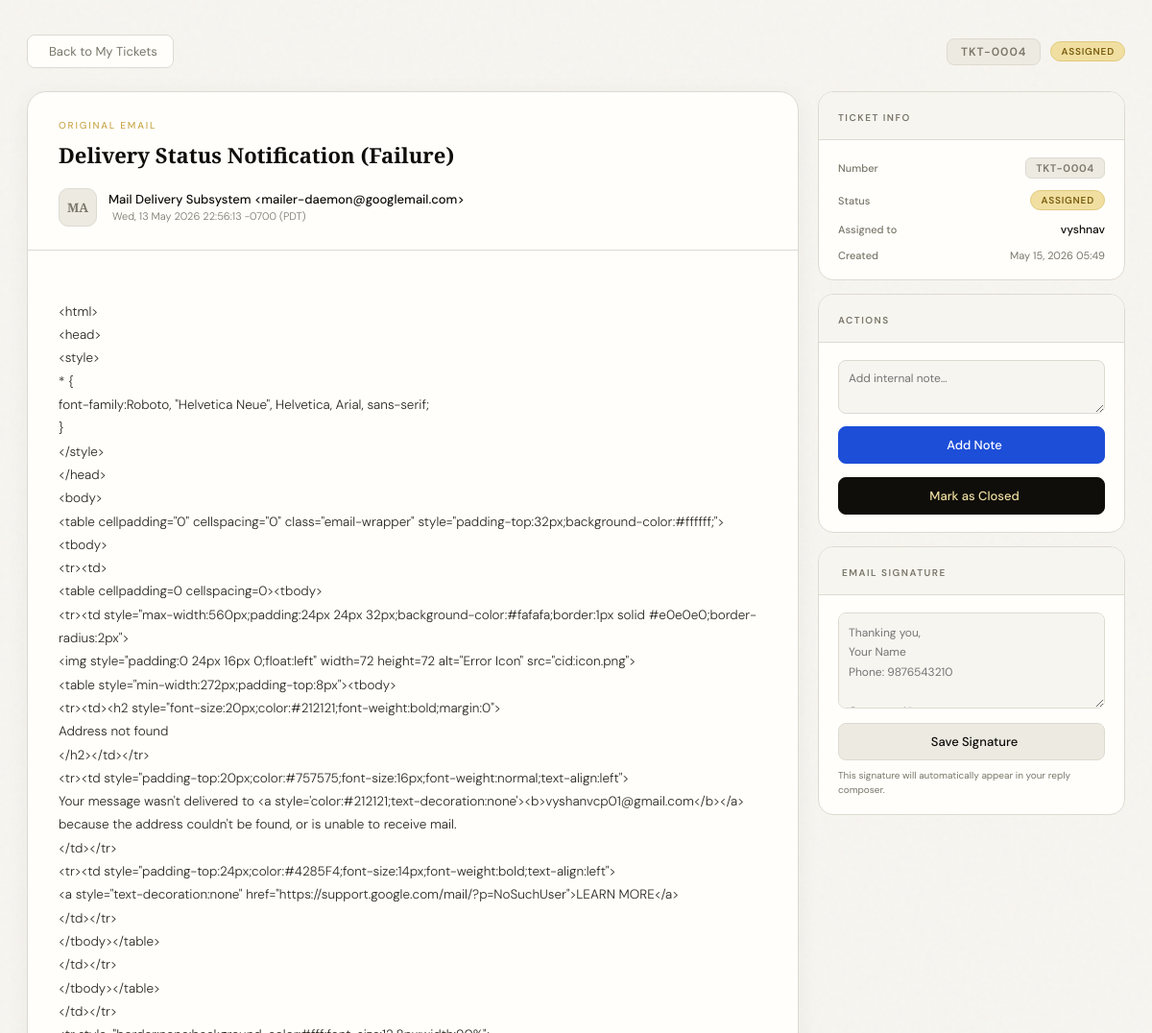
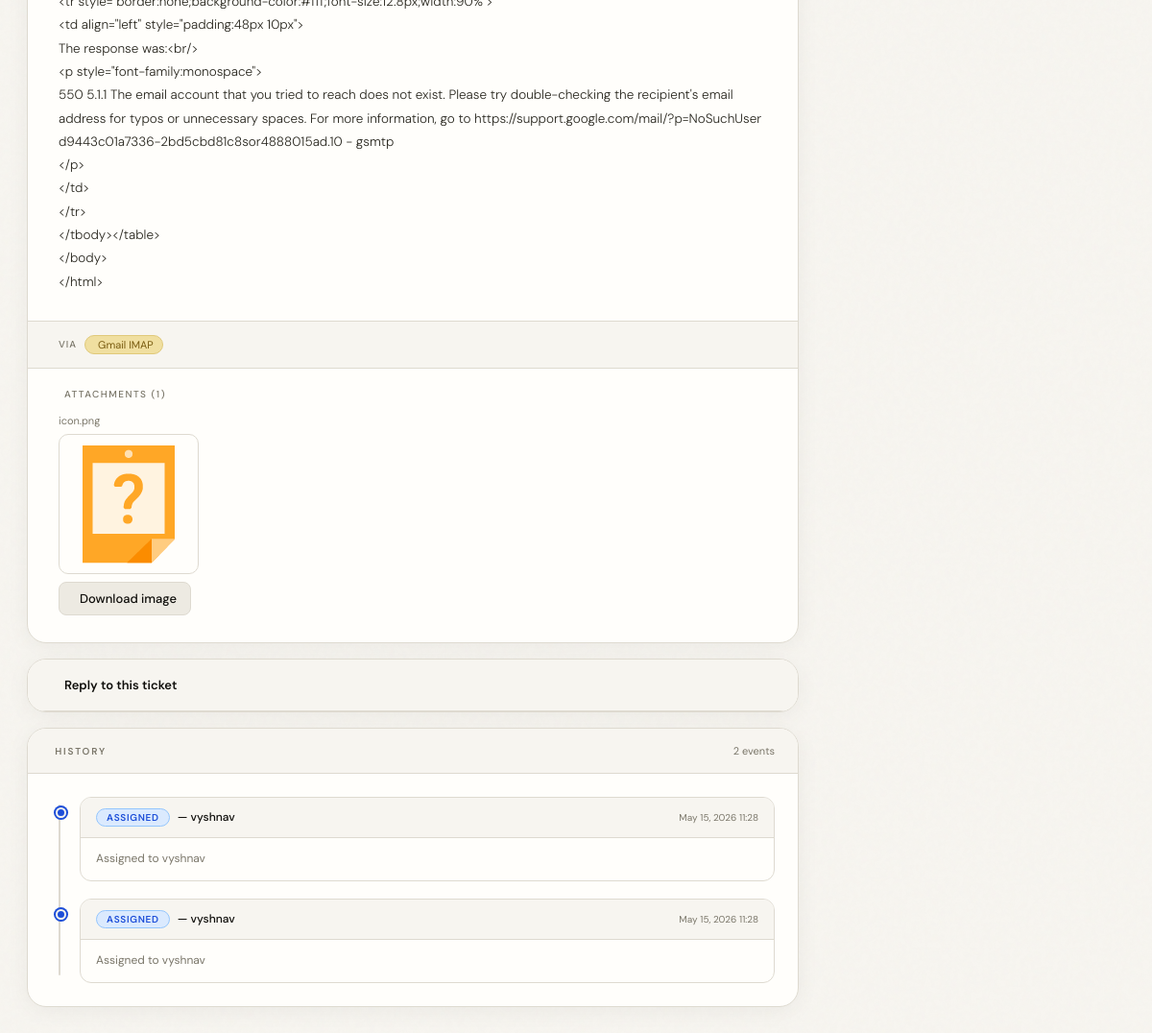
Page /staff/ticket/4/ (signed in) on the committed database (2 pictures, top to bottom).
### myapp/models.py (models this page shows, shortened)
class Ticket(models.Model):
    STATUS_CHOICES = [
        ("unassigned", "Unassigned"),
        ("assigned",   "Assigned"),
        ("closed",     "Closed"),
    ]
    ticket_number = models.CharField(max_length=20, unique=True, editable=False)
    mail_id  = models.CharField(max_length=50, unique=True)
    subject = models.TextField(blank=True)
    sender = models.CharField(max_length=255, blank=True)
    date  = models.CharField(max_length=100, blank=True)
    body  = models.TextField(blank=True)
    cc    = models.TextField(blank=True, default="")
    bcc   = models.TextField(blank=True, default="")
    is_deleted= models.BooleanField(default=False)
    deleted_at = models.DateTimeField(null=True, blank=True)
    assigned_to = models.ForeignKey(Staff, null=True, blank=True, on_delete=models.SET_NULL, related_name="tickets")
    created_by  = models.ForeignKey(Staff, null=True, blank=True, on_delete=models.SET_NULL, related_name="created_tickets")
    status      = models.CharField(max_length=20, choices=STATUS_CHOICES, default="unassigned")
    created_at  = models.DateTimeField(auto_now_add=True)
    class Meta:
        ordering = ["-created_at"]

class TicketAttachment(models.Model):
    ticket  = models.ForeignKey(Ticket, on_delete=models.CASCADE, related_name="attachments")
    file  = models.FileField(upload_to="ticket_attachments/")
    filename  = models.CharField(max_length=255)
    content_type = models.CharField(max_length=100, blank=True)

class TicketHistory(models.Model):
    ACTION_CHOICES = [
        ("assigned",   "Assigned"),
        ("reassigned", "Reassigned"),
        ("closed",     "Closed"),
        ("note",       "Note Added"),
        ("replied",    "Reply Sent"),
    ]
    ticket      = models.ForeignKey(Ticket, on_delete=models.CASCADE, related_name="history")
    staff       = models.ForeignKey(Staff, null=True, blank=True, on_delete=models.SET_NULL)
    action      = models.CharField(max_length=20, choices=ACTION_CHOICES)
    description = models.TextField(blank=True)
    created_at  = models.DateTimeField(auto_now_add=True)
    note  = models.ForeignKey('TicketNote',  null=True, blank=True, on_delete=models.SET_NULL, related_name="history_entries")
    reply = models.ForeignKey('TicketReply', null=True, blank=True, on_delete=models.SET_NULL, related_name="history_entries")

class Staff(models.Model):
    STATUS_CHOICE = [
        ('active', 'Active'),
        ('Inactive', 'Inactive'),
    ]
    name  = models.CharField(max_length=100)
    email  = models.EmailField(unique=True)
    status  = models.CharField(max_length=10, choices=STATUS_CHOICE, default='active')
    password = models.CharField(max_length=255)
    signature = models.TextField(blank=True, default='')

### myapp/views.py (the view, shortened to what this page needs)
# urls.py: path("staff/ticket/<int:ticket_id>/",views.staff_ticket_detail,name="staff_ticket_detail"),
def staff_ticket_detail(request, ticket_id):
    staff_email = request.session.get("staff_email")
    if not staff_email:
        return redirect("login")
    staff  = get_object_or_404(Staff, email=staff_email)
    ticket = get_object_or_404(Ticket, id=ticket_id, assigned_to=staff)
    html_body = ""
    text_body = ticket.body or ""
    try:
        mail_conn = imaplib.IMAP4_SSL("imap.gmail.com")
        mail_conn.login(MY_EMAIL, MY_PASSWORD)
        mail_conn.select("inbox")
        status, msg_data = mail_conn.fetch(str(ticket.mail_id), "(RFC822)")
        for part in msg_data:
            if not isinstance(part, tuple):
                continue
            msg = _email.message_from_bytes(part[1])
            if msg.is_multipart():
                for mp in msg.walk():
                    ct   = mp.get_content_type()
                    disp = str(mp.get("Content-Disposition", ""))
                    if ct == "text/html" and "attachment" not in disp:
                        try:
                            html_body = mp.get_payload(decode=True).decode(errors="ignore")
                        except Exception:
                            pass
                    elif ct == "text/plain" and "attachment" not in disp and not text_body:
                        try:
                            text_body = mp.get_payload(decode=True).decode(errors="ignore")
                        except Exception:
                            pass
            else:
                ct = msg.get_content_type()
                if ct == "text/html" and not html_body:
                    try:
                        html_body = msg.get_payload(decode=True).decode(errors="ignore")
                    except Exception:
                        pass
        mail_conn.logout()
    except Exception:
        pass
    safe_html = ""
    if html_body:
        safe_html = _re.sub(r'<img[^>]*>', '', html_body, flags=_re.IGNORECASE)
    default_subject = f"Re: [{ticket.ticket_number}] {ticket.subject}"
    default_to      = ticket.sender
    return render(request, "staff_ticket_detail.html", {
        "ticket":          ticket,
        "attachments":     ticket.attachments.all(),
        "notes":           ticket.notes.all().order_by("-created_at"),
        "replies":         ticket.replies.all().order_by("-sent_at"),
        "history":         ticket.history.select_related("staff", "note", "reply").prefetch_related("reply__attachments").order_by("created_at"),
        "body":            text_body,
        "html_body":       safe_html,
        "has_html":        bool(safe_html.strip()),
        "staff":           staff,
        "default_subject": default_subject,
        "default_to":      default_to,
    })

### templates/staff_ticket_detail.html (shortened to what this page needs)
<!DOCTYPE html>
<html>
<head>
  <link rel="stylesheet" href="https://cdn.jsdelivr.net/npm/@tabler/icons-webfont@latest/tabler-icons.min.css">
</head>
<body>
<div class="shell">
  <div class="topbar">
    <a href="{% url 'staff_asigned_ticket' %}" class="back">
       Back to My Tickets
    </a>
    <div class="ticket-badge">
      <span class="ticket-num-tag">{{ ticket.ticket_number }}</span>
      <span class="status-pill status-{{ ticket.status }}">{{ ticket.get_status_display }}</span>
    </div>
  </div>
  <div class="layout">
    <div class="left-col">
      <div class="card">
        <div class="email-header">
          <span class="eyebrow">Original Email</span>
          <div class="subject">{{ ticket.subject }}</div>
          <div class="meta">
            <div class="avatar">{{ ticket.sender|slice:":2"|upper }}</div>
            <div>
              <div class="meta-from">{{ ticket.sender }}</div>
              <div class="meta-date">
                {{ ticket.date }}
              </div>
            </div>
          </div>
        </div>
        {% if body %}
        <div class="email-body-text" id="text-view" {% if has_html %}style="display:none;"{% endif %}>{{ body }}</div>
        {% endif %}
        <div class="email-footer">
          <span class="footer-label">Via</span>
          <span class="tag"> Gmail IMAP</span>
        </div>
        {% if attachments %}
        <div class="attachments-section">
          <div class="attachments-title">
            Attachments ({{ attachments|length }})
          </div>
          {% for att in attachments %}
          <div class="attachment-item">
            <div class="att-filename">{{ att.filename }}</div>
            {% if "image" in att.content_type %}
              <img src="{{ att.file.url }}" class="att-image" alt="{{ att.filename }}" onclick="openLightbox('{{ att.file.url }}')">
              <a href="{{ att.file.url }}" download="{{ att.filename }}" class="att-download"> Download image</a>
            {% elif "pdf" in att.content_type %}
              <iframe src="{{ att.file.url }}" class="att-pdf" title="{{ att.filename }}"></iframe>
              <a href="{{ att.file.url }}" download="{{ att.filename }}" class="att-download"><i class="ti ti-download"></i> Download PDF</a>
            {% else %}
              <a href="{{ att.file.url }}" download="{{ att.filename }}" class="att-download"><i class="ti ti-download"></i> {{ att.filename }}</a>
            {% endif %}
          </div>
          {% endfor %}
        </div>
        {% endif %}
      </div>
      <div class="card reply-composer" id="reply-card">
        <div class="reply-composer-header" onclick="toggleComposer()">
          <div class="reply-composer-title">
            Reply to this ticket
          </div>
        </div>
      </div>
      {% if history %}
      <div class="card">
        <div class="card-header">
          <span class="card-title">
             &nbsp;History
          </span>
          <span style="font-size:11px; color:var(--muted);">
            {{ history|length }} event{{ history|length|pluralize }}
          </span>
        </div>
        <div style="padding: 24px;">
          <div class="ht-wrap">
            {% for event in history %}
            <div class="ht-item{% if forloop.counter > 6 %} ht-extra{% endif %}">
              <div class="ht-dot
              "></div>
              <div class="ht-card">
                <div class="ht-head {% if event.action == 'assigned' or event.action == 'reassigned' or event.action == 'closed' %}{% if not event.description %}ht-head-only{% endif %}{% endif %}">
                  <div class="ht-head-left">
                    {% if event.action == 'assigned' %}
                      <span class="ht-badge b-assigned"> Assigned</span>
                    {% elif event.action == 'reassigned' %}
                      <span class="ht-badge b-reassigned"><i class="ti ti-user-share"></i> Reassigned</span>
                    {% elif event.action == 'closed' %}
                      <span class="ht-badge b-closed"><i class="ti ti-circle-check"></i> Closed</span>
                    {% elif event.action == 'note' %}
                      <span class="ht-badge b-note"><i class="ti ti-note"></i> Note Added</span>
                    {% elif event.action == 'replied' %}
                      <span class="ht-badge b-replied"><i class="ti ti-send"></i> Reply Sent</span>
                    {% endif %}
                    {% if event.staff %}
                    <span class="ht-staff">— {{ event.staff.name }}</span>
                    {% endif %}
                  </div>
                  <span class="ht-time">{{ event.created_at|date:"M d, Y H:i" }}</span>
                </div>
                {% if event.action == 'note' %}
                <div class="ht-body">
                  {% if event.note %}
                  <div class="ht-note-bubble">{{ event.note.note }}</div>
                  {% else %}
                  <div style="color:var(--muted); font-size:12px; font-style:italic;">{{ event.description }}</div>
                  {% endif %}
                </div>
                {% elif event.description %}
                <div class="ht-body" style="color:var(--muted);">{{ event.description }}</div>
                {% endif %}
              </div>
            </div>
            {% endfor %}
          </div>
        </div>
      </div>
      {% endif %}
    </div>
    <div class="sidebar">
      <div class="sidebar-card">
        <div class="sidebar-card-header"><span class="sidebar-card-title">Ticket Info</span></div>
        <div class="sidebar-card-body">
          <div class="info-row">
            <span class="info-label">Number</span>
            <span class="ticket-chip">{{ ticket.ticket_number }}</span>
          </div>
          <div class="info-row">
            <span class="info-label">Status</span>
            <span class="status-pill status-{{ ticket.status }}">{{ ticket.get_status_display }}</span>
          </div>
          <div class="info-row">
            <span class="info-label">Assigned to</span>
            <span style="font-size:12px; font-weight:500;">{{ ticket.assigned_to.name|default:"—" }}</span>
          </div>
          <div class="info-row" style="align-items:flex-start;">
            <span class="info-label">Created</span>
            <span style="font-size:11px; color:var(--muted);">{{ ticket.created_at|date:"M d, Y H:i" }}</span>
          </div>
        </div>
      </div>
      <div class="sidebar-card">
        <div class="sidebar-card-header"><span class="sidebar-card-title">Actions</span></div>
        <div class="sidebar-card-body">
          <form method="POST" style="margin-bottom:14px;">
            <textarea name="note"
              placeholder="Add internal note…"
              style="width:100%; padding:9px 10px; border-radius:8px; border:1px solid var(--border); font-family:'DM Sans',sans-serif; font-size:12px; margin-bottom:8px; resize:vertical; background:var(--paper); outline:none; line-height:1.5;"
            ></textarea>
            <button type="submit" class="action-btn btn-blue" style="margin-bottom:0;">
               Add Note
            </button>
          </form>
          {% if ticket.status != "closed" %}
          <form method="POST">
            <button type="submit" class="action-btn btn-dark" style="margin-bottom:0;">
               Mark as Closed
            </button>
          </form>
          {% else %}
          <div class="closed-notice"><i class="ti ti-circle-check-filled"></i> This ticket is closed</div>
          {% endif %}
        </div>
      </div>
      <div class="sidebar-card">
        <div class="sidebar-card-header">
          <span class="sidebar-card-title"> &nbsp;Email Signature</span>
        </div>
        <div class="sidebar-card-body">
          <form method="POST">
            <textarea
              id="sig-editor"
              name="signature"
              class="sig-textarea"
              placeholder="Thanking you,&#10;Your Name&#10;Phone: 9876543210&#10;&#10;Company Name&#10;Designation"
              oninput="syncSignature(this.value)"
            >{{ staff.signature }}</textarea>
            <button type="submit" class="action-btn btn-ghost" style="margin-top:10px; margin-bottom:0;">
               Save Signature
            </button>
          </form>
          <div style="font-size:10px; color:var(--muted); margin-top:8px; line-height:1.5;">
            This signature will automatically appear in your reply composer.
          </div>
        </div>
      </div>
    </div>
  </div>
</div>
</body>
</html>

### rows in the picture
Ticket: ticket_number "TKT-0004", status "ASSIGNED", subject "Delivery Status Notification (Failure)", sender "MA", sender "Mail Delivery Subsystem <mailer-daemon@googlemail.com>", date "Wed, 13 May 2026 22:56:13 -0700 (PDT)", body "<html> <head> <style> * { font-family:Roboto, \"Helvetica Neue\", Helvetica, Arial, sans-serif; } </style> </head> <body> <table cellpadding=\"0\" cellspacing=\"0\" class=\"email-wrapper\" style=\"padding-top:32px;background-color:#ffffff;\"><tbody> <tr><td> <table cellpadding=0 cellspacing=0><tbody> <tr><td style=\"max-width:560px;padding:24px 24px 32px;background-color:#fafafa;border:1px solid #e0e0e0;border-radius:2px\"> <img style=\"padding:0 24px 16px 0;float:left\" width=72 height=72 alt=\"Error Icon\" src=\"cid:icon.png\"> <table style=\"min-width:272px;padding-top:8px\"><tbody> <tr><td><h2 style=\"font-size:20px;color:#212121;font-weight:bold;margin:0\"> Address not found </h2></td></tr> <tr><td…", assigned_to.name "vyshnav", created_at "May 15, 2026 05:49"
TicketAttachment: filename "icon.png", file (picture)
TicketHistory: action "ASSIGNED", staff.name "vyshnav", created_at "May 15, 2026 11:28", description "Assigned to vyshnav"
TicketHistory: action "ASSIGNED", staff.name "vyshnav", created_at "May 15, 2026 11:28", description "Assigned to vyshnav"

### other values in the picture
{{ attachments|length }} "1"
{{ history|length }} "2"
